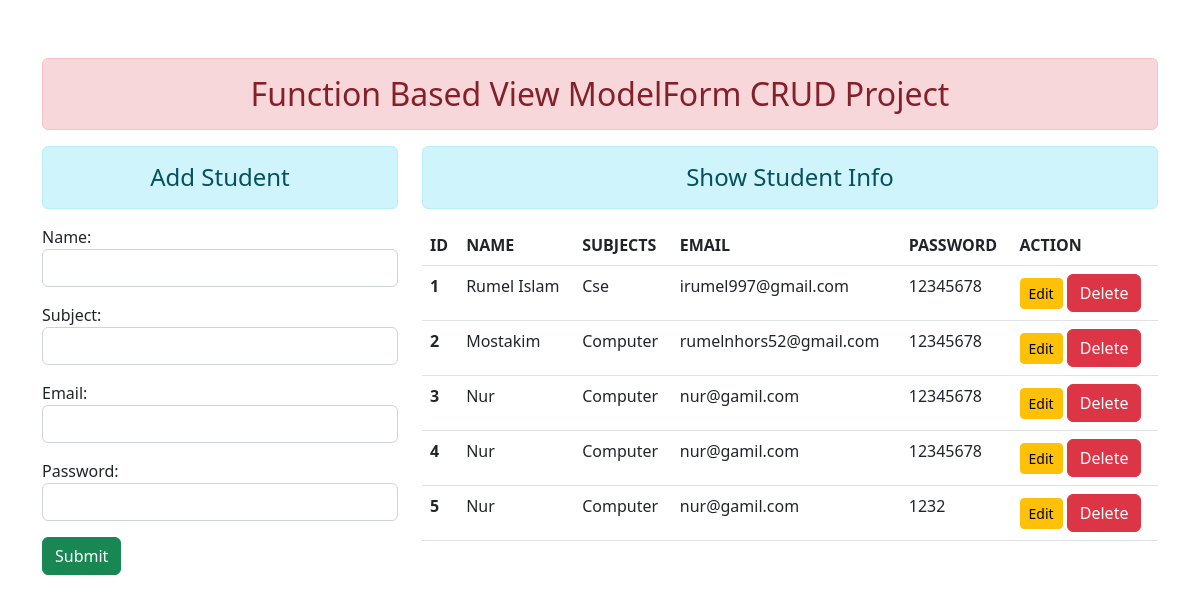
Before: / with the older database file.
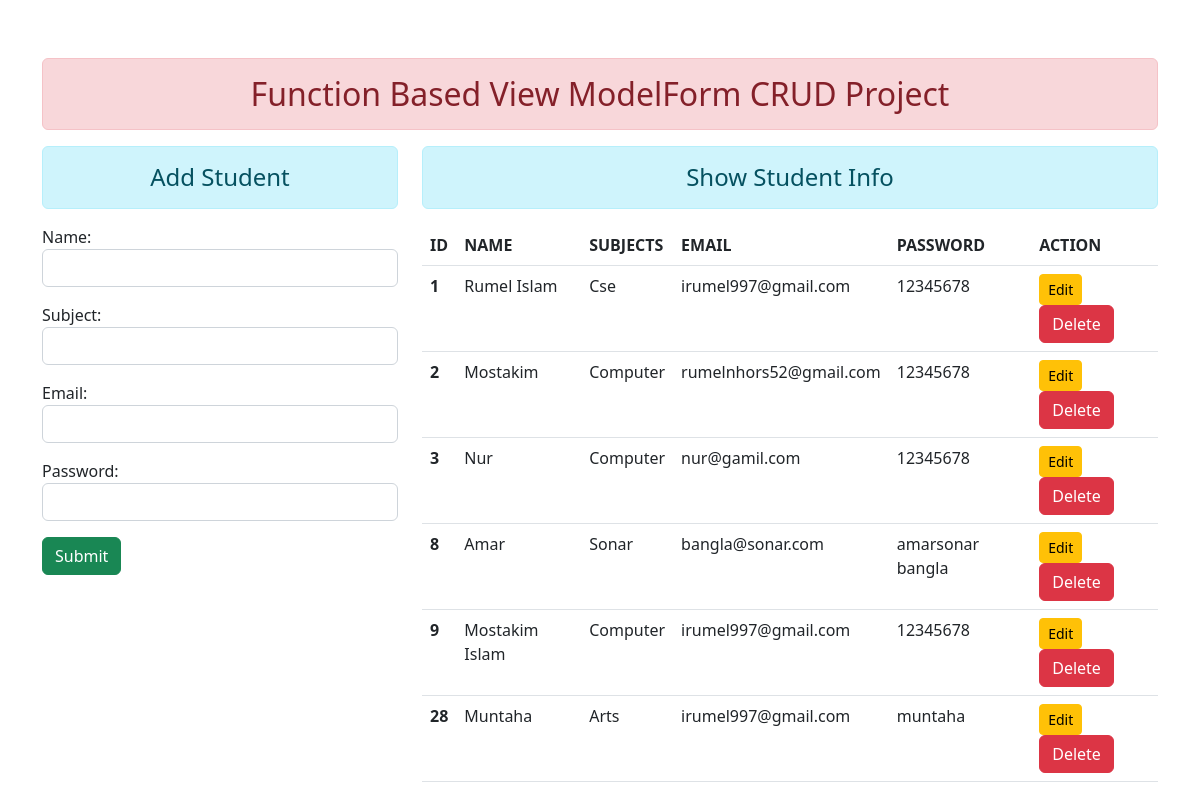
After: the same page with the newer database file.
### myapp/models.py (models this page shows)
class User(models.Model):
    name = models.CharField(max_length=50)
    subject = models.CharField(max_length=50)
    email = models.EmailField(max_length=50)
    password = models.CharField(max_length=50)

### myapp/views.py (the view)
# urls.py: path('', views.add_show, name='add_show'),
def add_show(request):
    if request.method == 'POST':
        fm = StudentRegistrationForm(request.POST)
        if fm.is_valid():
            fm.save()
            fm = StudentRegistrationForm()
            messages.success(request, 'Form submission successful')
    else:
        fm = StudentRegistrationForm()
    stu = User.objects.all()
    return render(request, 'myapp/addandshow.html', {'form': fm, 'stu':stu})

### myapp/forms.py
class StudentRegistrationForm(forms.ModelForm):
    class Meta:
        model = User
        fields = ['id', 'name', 'subject', 'email', 'password']
        widgets = {
            'name': forms.TextInput(attrs={'class':'form-control'}),
            'subject': forms.TextInput(attrs={'class':'form-control'}),
            'email': forms.EmailInput(attrs={'class':'form-control'}),
            'password': forms.PasswordInput(render_value=True, attrs={'class':'form-control'}),
        }

### myapp/templates/myapp/addandshow.html (shortened to what this page needs)
{% extends 'myapp/base.html' %}
{% block content %}
<div class="row">
    <div class="col-sm-4">
        <h4 class="text-center alert alert-info">Add Student</h4>
        <form action="" method="POST">
        {{ form.as_p }}
        <input type="submit" class="btn btn-success" value="Submit">
        </form>
    </div>
    <div class="col-sm-8">
        <h4 class="text-center alert alert-info">Show Student Info</h4>
        {% if stu %}
        <table class="table table-hover">
            <thead>
              <tr>
                <th scope="col">ID</th>
                <th scope="col">NAME</th>
                <th scope="col">SUBJECTS</th>
                <th scope="col">EMAIL</th>
                <th scope="col">PASSWORD</th>
                <th scope="col">ACTION</th>
              </tr>
            </thead>
            <tbody>
            {% for st in stu %}
              <tr>
                <th scope="row">{{ st.id }}</th>
                <td>{{ st.name }}</td>
                <td>{{ st.subject }}</td>
                <td>{{ st.email }}</td>
                <td>{{ st.password }}</td>
                <td>
                    <a href="{% url 'update-data' st.id %}" class="btn btn-warning btn-sm">Edit</a>
                    <form action="{% url 'delete-data' st.id %}" method="post" class="d-inline">
                        <input type="submit" class="btn btn-danger" value="Delete">
                    </form>
                </td>
              </tr>
            {% endfor %}
            </tbody>
          </table>
        {% else %}
        <h4 class="text-center alert alert-warning">No Records</h4>
        {% endif %}
    </div>
</div>
{% endblock content %}

### myapp/templates/myapp/base.html (shortened to what this page needs)
<!DOCTYPE html>
{% load static %}
<html lang="en">
<head>
    <head>
    </head>
    <link rel="stylesheet" href="{% static 'myapp/css/bootstrap.css' %}"
</head>
<body class="container">
    <h2 class="text-center alert alert-danger">Function Based View ModelForm CRUD Project</h2>
    {% block content %}  {% endblock content %}
</body>
</html>

### myapp/templates/myapp/base.html (style rules this page uses)
body { margin-left: 50%; margin-right: 50%; padding: 10px 10px 30px 10px; font-family: sans-serif; }

Changed rows visible on the page:
removed User: id "4", name "Nur", subject "Computer", email "nur@gamil.com", password "12345678"
removed User: id "5", name "Nur", subject "Computer", email "nur@gamil.com", password "1232"
added User: id "8", name "Amar", subject "Sonar", email "bangla@sonar.com", password "amarsonar bangla"
added User: id "9", name "Mostakim Islam", subject "Computer", email "irumel997@gmail.com", password "12345678"
added User: id "28", name "Muntaha", subject "Arts", email "irumel997@gmail.com", password "muntaha"
